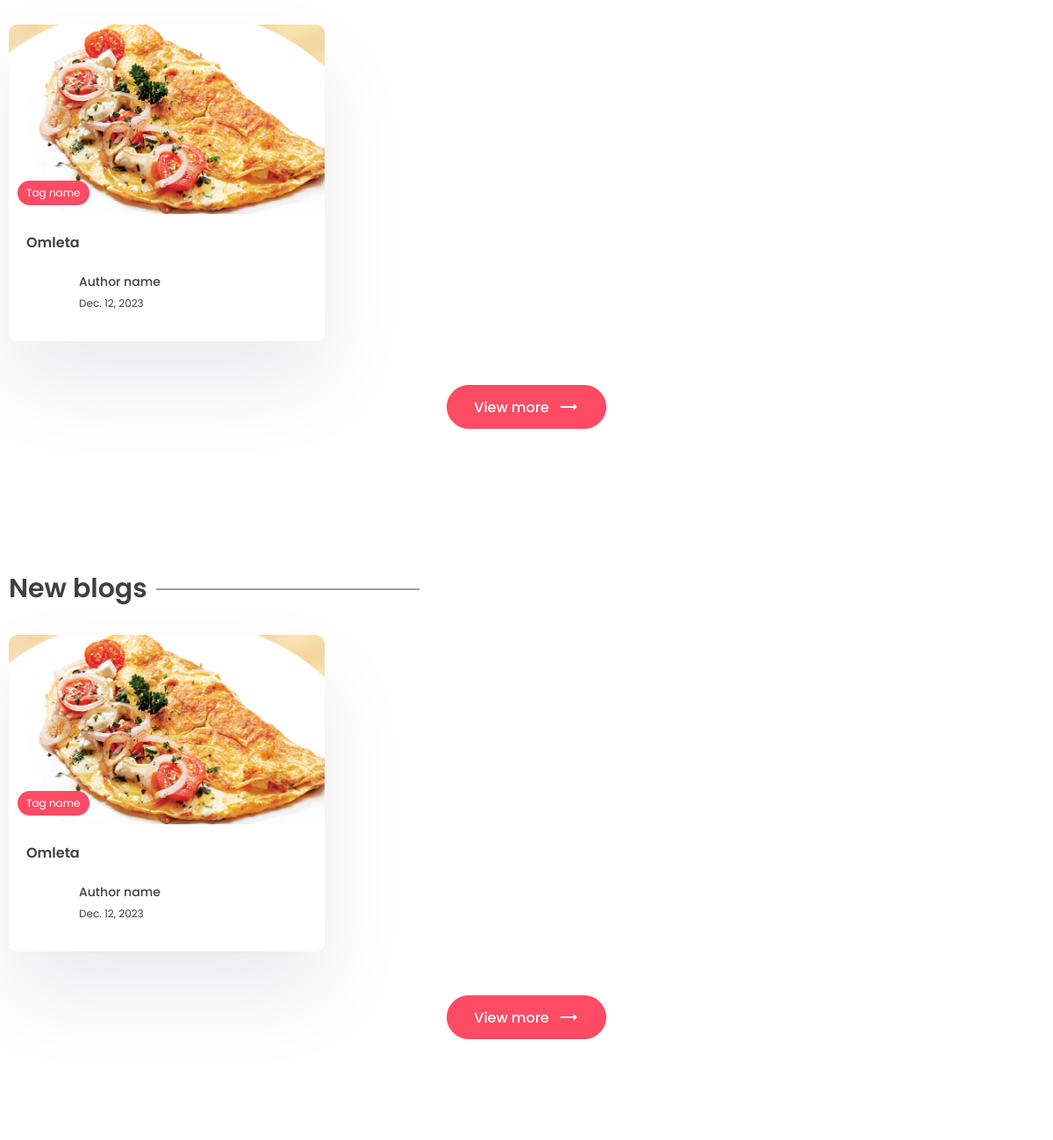
Before: / (middle part) with the older database file.
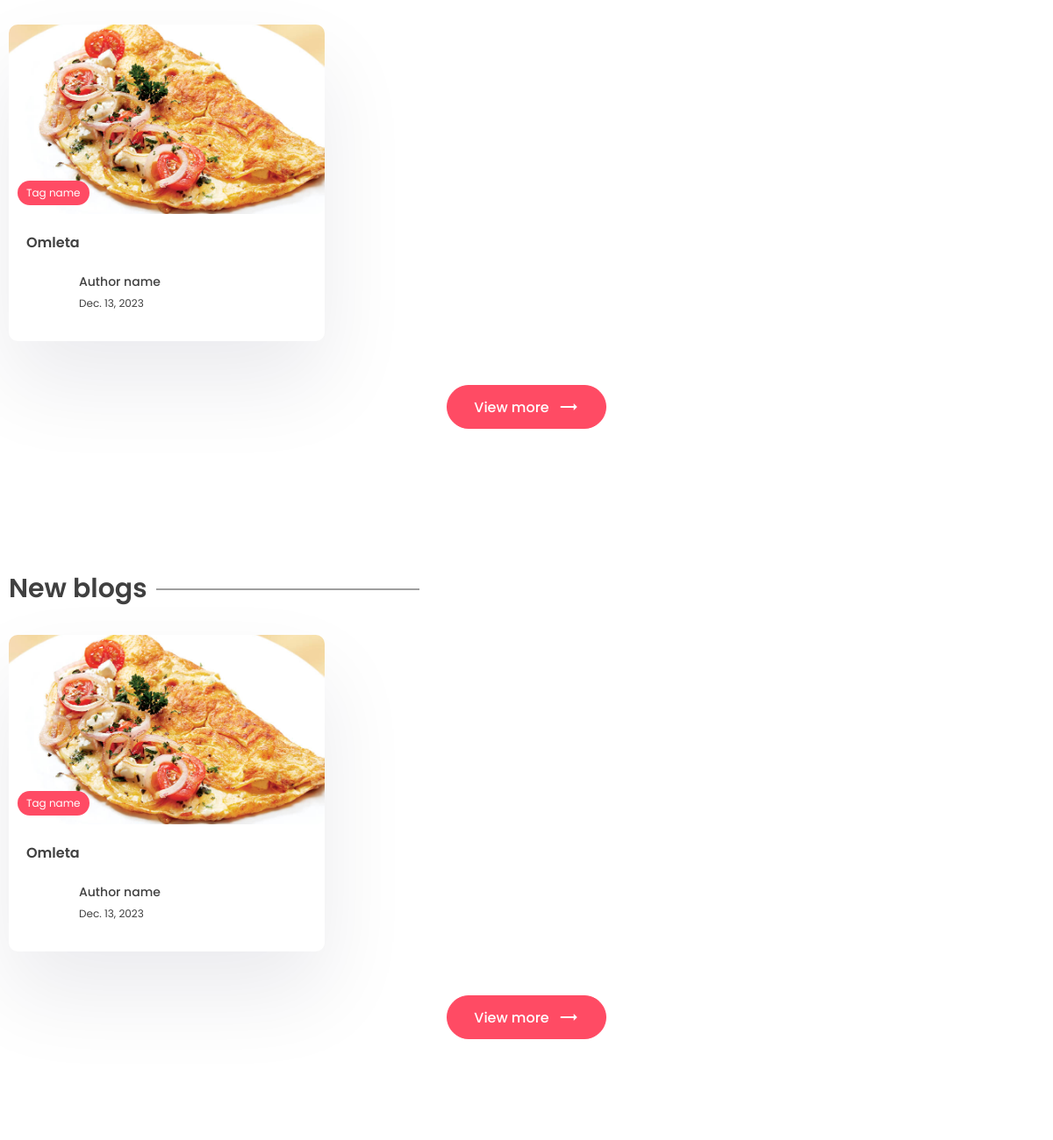
After: the same page with the newer database file.
### app/models.py (models this page shows)
class Post(models.Model):
    title = models.CharField(max_length=200)
    content = models.TextField()
    last_updated = models.DateTimeField(auto_now=True)
    slug = models.SlugField(max_length=200, unique=True)
    image = models.ImageField(null=True, blank=True, upload_to="images/")
    tags = models.ManyToManyField(Tag, blank=True, related_name='post')
    view_count = models.IntegerField(null=True, blank=True)

### app/views.py (the view)
# urls.py: path('', views.index, name='home_page')
def index(request):
    posts = Post.objects.all()
    context = {'posts': posts}
    return render(request, 'app/index.html', context)

### app/templates/app/index.html (shortened to what this page needs)
{% extends 'base.html' %}
{% block content %}
    <section class="sp">
      <div class="container">
        <div class="grid-3">
            {% for post in posts %}
          <a href="{% url 'post_page' post.slug %}">
            <div class="card">
              <div class="post-img">
                <img src="{{ post.image.url }}" alt="" />
                <div class="tag">Tag name</div>
              </div>
              <div class="card-content">
                <h3>
                  {{ post.title }}
                </h3>
                <div class="author">
                  <div class="profile-pic">
                  </div>
                  <div class="details">
                    <p>Author name</p>
                    <small>{{ post.last_updated|date }}</small>
                  </div>
                </div>
              </div>
            </div>
          </a>
            {% endfor %}
        </div>
        <center>
          <a href=""><button class="btn btn-primary rounded view">
            View more <span class="material-icons"> trending_flat </span>
          </button></a>
        </center>
      </div>
    </section>
    <section class="sp">
      <div class="container">
        <h1 class="sec-title">New blogs</h1>
        <div class="grid-3">
            {% for post in posts %}
          <a href="{% url 'post_page' post.slug %}">
            <div class="card">
              <div class="post-img">
                <img src="{{ post.image.url }}" alt="" />
                <div class="tag">Tag name</div>
              </div>
              <div class="card-content">
                <h3>
                    {{ post.title }}
                </h3>
                <div class="author">
                  <div class="profile-pic">
                  </div>
                  <div class="details">
                    <p>Author name</p>
                    <small>{{ post.last_updated|date }}</small>
                  </div>
                </div>
              </div>
            </div>
          </a>
            {% endfor %}
        </div>
        <center>
          <a href=""><button class="btn btn-primary rounded view">
            View more <span class="material-icons"> trending_flat </span>
          </button></a>
        </center>
      </div>
    </section>
{% endblock content %}

Changed rows visible on the page:
changed Post "Omleta": last_updated "Dec. 12, 2023" → "Dec. 13, 2023"
